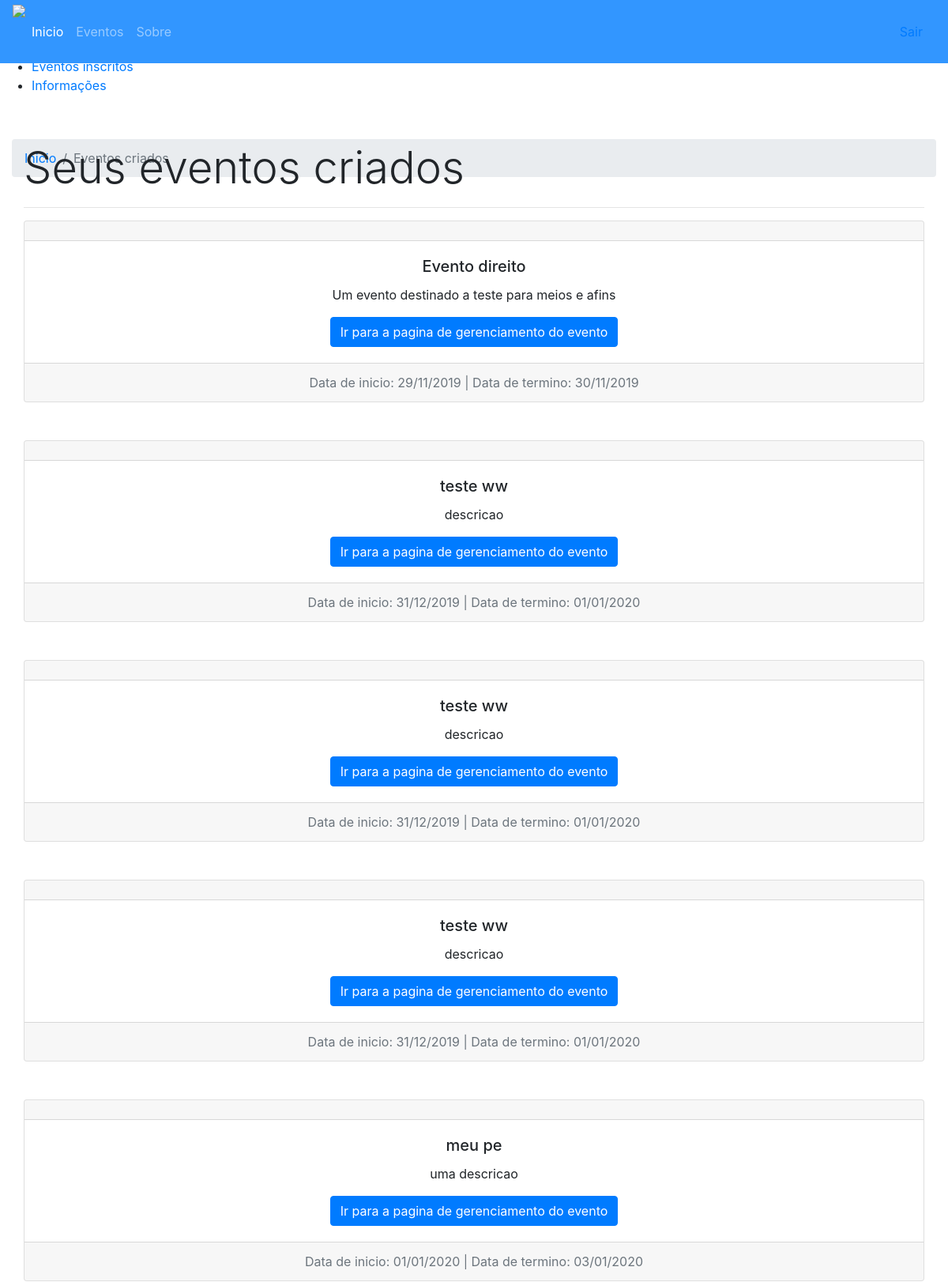
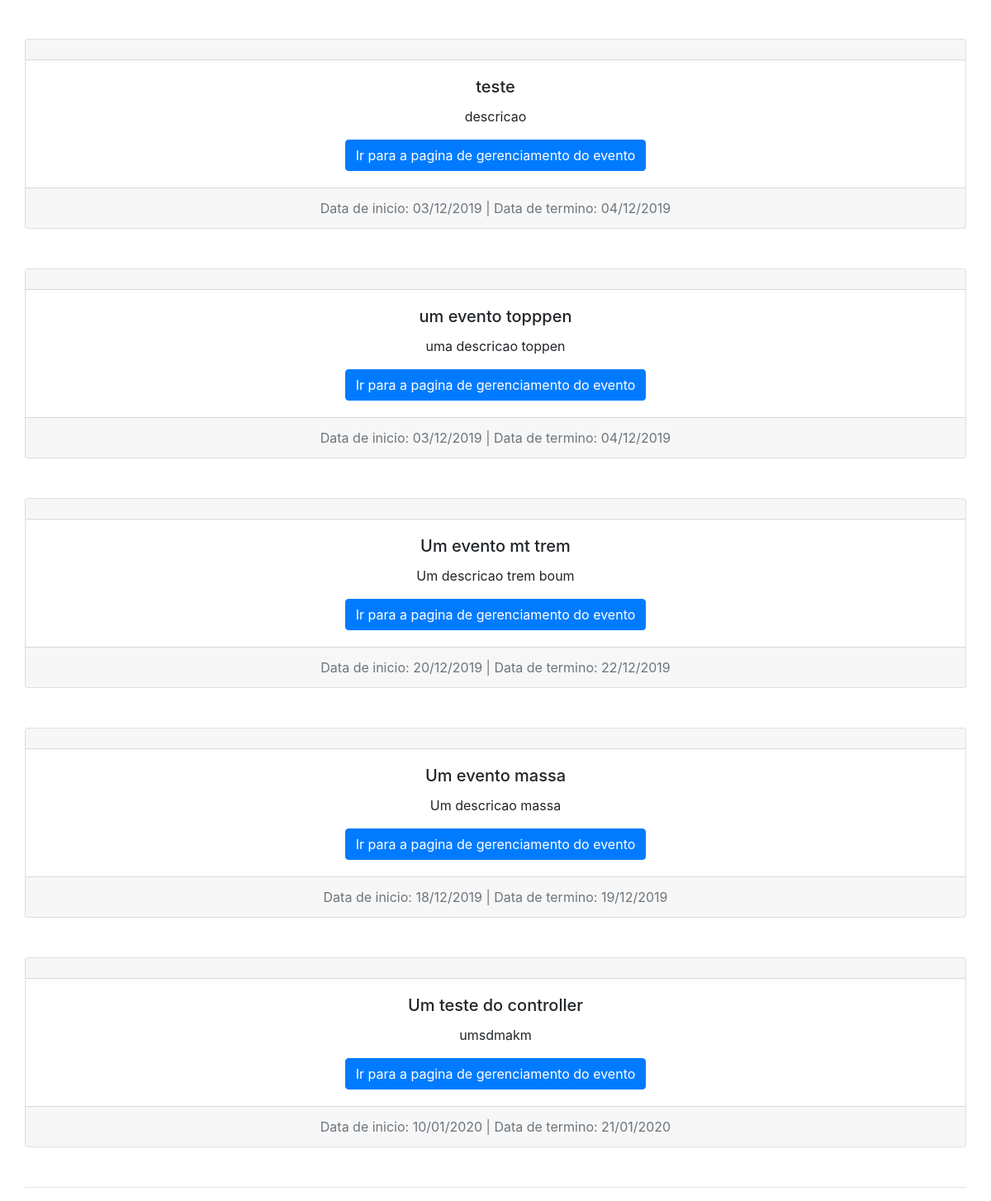
Before: /usuario/seusEventos/index.php (signed in) with the older database file (2 pictures, top to bottom).
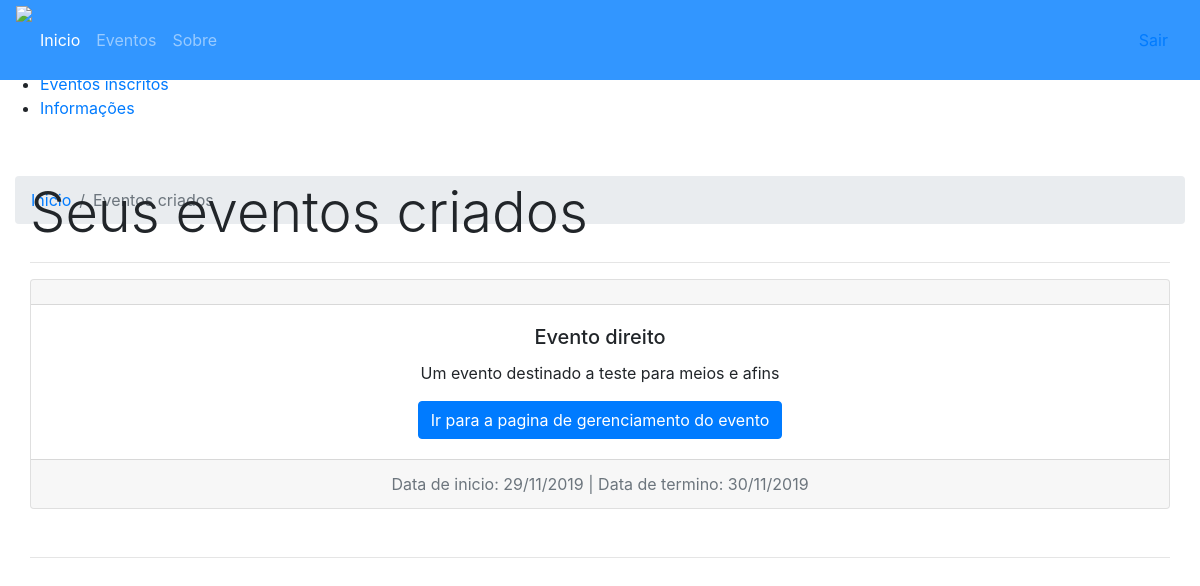
After: the same page with the newer database file.
### tables this page shows
CREATE TABLE `tb_evento` (
  `id` int(11) NOT NULL,
  `id_usuario` int(11) NOT NULL,
  `nome` varchar(50) NOT NULL,
  `email` varchar(50) NOT NULL,
  `descricao` varchar(1000) NOT NULL,
  `area` varchar(50) NOT NULL,
  `preco_evento` float(5,2) NOT NULL DEFAULT 0.00,
  `qntd_part` int(11) NOT NULL,
  `data_inicio` varchar(20) NOT NULL,
  `data_fim` varchar(20) NOT NULL,
  `estado` varchar(20) NOT NULL,
  `cidade` varchar(50) NOT NULL,
  `cep` int(11) NOT NULL,
  `data_cadastro` datetime NOT NULL DEFAULT current_timestamp(),
  `num_usuario_cads` int(11) NOT NULL DEFAULT 0
);

### usuario/seusEventos/index.php (the view, shortened to what this page needs)
<?php
    try {
        $conexao = new Conexao();
        $query = "select * from tb_evento where id_usuario = :id_usuario";
        $stmt = $conexao->prepare($query);
        $stmt->bindValue(':id_usuario', $_SESSION['id']);
        $stmt->execute();
        $eventos_dados = $stmt->fetchAll(PDO::FETCH_OBJ);
    } catch (PDOException $e) {
        echo 'Erro: '.$e->getCode().' Mensagem: '.$e->getMessage();
    }
?>
<!DOCTYPE html>
<html>
<head>
    <link rel="stylesheet" href="../../_css/style_menu.css" />
    <link rel="stylesheet" href="https://stackpath.bootstrapcdn.com/bootstrap/4.3.1/css/bootstrap.min.css">
    <link rel="stylesheet" href="../../_css/style_gerenciamento_usuario.css">
    <link rel="stylesheet" href="../../_css/style_menu.css">
</head>
<body>
    <nav class="navbar navbar-expand-lg navbar-dark navbar-full fixed-top" style="background-color: rgb(50, 150, 255); height: 80px;">
        <div class="logo" style="height: 80px">
            <a href="#inicio";>
                <img src="../../_imagens/CEU_noname_pequeno.png" />
            </a>
        </div>
        <div class="collapse navbar-collapse menuTeste" id="navbarNav">
            <ul class="navbar-nav">
                <li class="nav-item active">
                    <a class="nav-link" href="#">Inicio <span class="sr-only">(current)</span></a>
                </li>
                <li class="nav-item">
                    <a class="nav-link" href="../../evento/">Eventos</a>
                </li>
                <li class="nav-item">
                    <a class="nav-link" href="#">Sobre</a>
                </li>
            </ul>
        </div>
        <aside class="nav-item">
            <a class="nav-link" href="../../service/logoff.php">Sair</a>
        </aside>
    </nav>
    <div class="sidebar-container">
        <div class="sidebar-logo">
        </div>
        <ul class="sidebar-navigation">
            <li>
                <a href="../">
                </a>
            </li>
            <li>
                <a href="">
                </a>
            </li>
            <li>
                <a href="../eventosInscritos/">
                    <i class="fa fa-tachometer" aria-hidden="true"></i> Eventos inscritos
                </a>
            </li>
            <li>
                <a href="../informacoes/">
                    <i class="fa fa-info-circle" aria-hidden="true"></i> Informações
                </a>
            </li>
        </ul>
    </div>
    <div class="content-container">
        <div class="container-fluid">
            <nav aria-label="breadcrumb" style="margin-top: 3.5em">
                <ol class="breadcrumb">
                    <li class="breadcrumb-item"><a href="../">Inicio</a></li>
                    <li class="breadcrumb-item active" aria-current="page">Eventos criados</li>
                </ol>
            </nav>
            <div class="container-fluid" style="margin-top: -3.8em">
                <h1 class="display-4 font-inicio"> Seus eventos criados</h1>
                <hr>
                <? foreach ($eventos_dados as $evento) { ?>
                    <div class="card text-center mb-5">
                        <div class="card-header card-header-centerC">
                        </div>
                        <div class="card-body">
                            <h5 class="card-title"><?= $evento->nome ?></h5>
                            <p class="card-text"><?= $evento->descricao ?></p>
                            <a href="./gerenciamento/?id=<?=$evento->id?>" class="btn btn-primary">Ir para a pagina de gerenciamento do evento</a>
                        </div>
                        <div class="card-footer text-muted card-header-centerC">
                            Data de inicio: <?= $evento->data_inicio ?> | Data de termino: <?= $evento->data_fim ?>
                        </div>
                    </div>
                <?}?>
                <hr>
            </div>
        </div>
    </div>
</body>
</html>

Changed rows visible on the page:
removed tb_evento: nome "teste ww", descricao "descricao", data_inicio "31/12/2019", data_fim "01/01/2020"
removed tb_evento: nome "teste ww", descricao "descricao", data_inicio "31/12/2019", data_fim "01/01/2020"
removed tb_evento: nome "teste ww", descricao "descricao", data_inicio "31/12/2019", data_fim "01/01/2020"
removed tb_evento: nome "meu pe", descricao "uma descricao", data_inicio "01/01/2020", data_fim "03/01/2020"
removed tb_evento: nome "teste", descricao "descricao", data_inicio "03/12/2019", data_fim "04/12/2019"
removed tb_evento: nome "um evento topppen", descricao "uma descricao toppen", data_inicio "03/12/2019", data_fim "04/12/2019"
removed tb_evento: nome "Um evento mt trem", descricao "Um descricao trem boum", data_inicio "20/12/2019", data_fim "22/12/2019"
removed tb_evento: nome "Um evento massa", descricao "Um descricao massa", data_inicio "18/12/2019", data_fim "19/12/2019"
removed tb_evento: nome "Um teste do controller", descricao "umsdmakm", data_inicio "10/01/2020", data_fim "21/01/2020"
